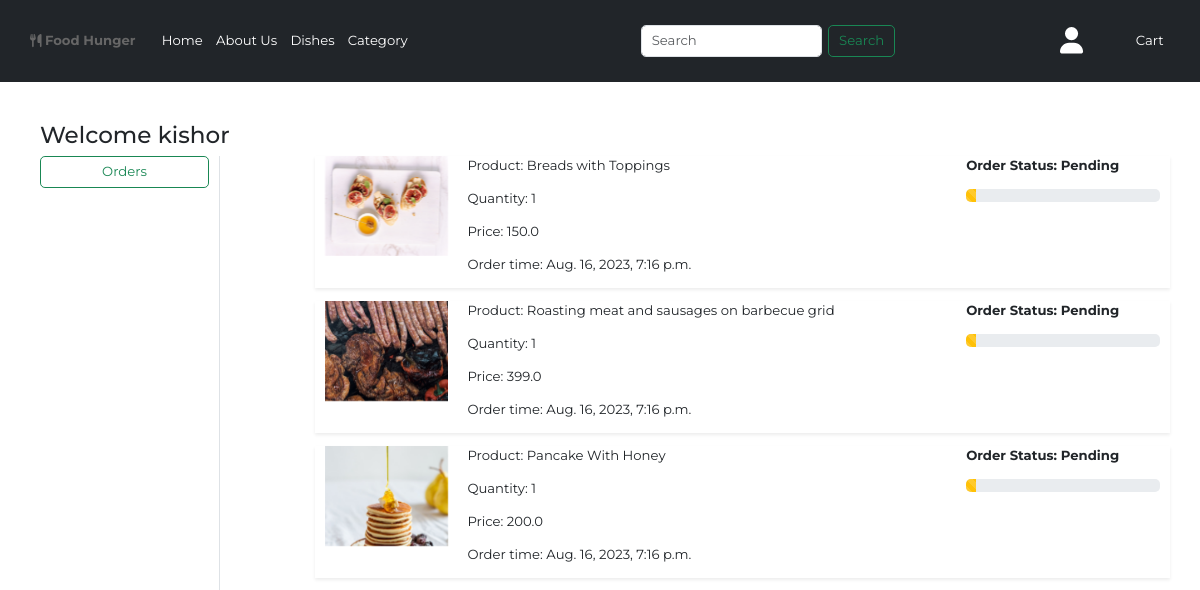
Screenshot of /orders/ (signed in) with the database file from the repository.
### app/models.py (models this page shows, shortened)
class OrderPlaced(models.Model):
    user = models.ForeignKey(User,on_delete=models.CASCADE)
    customer = models.ForeignKey(Customer,on_delete=models.CASCADE)
    product = models.ForeignKey(Product,on_delete=models.CASCADE)
    quantity = models.PositiveIntegerField(default=1)
    ordered_date = models.DateTimeField(auto_now_add=True)
    status = models.CharField(max_length=50,choices=STATUS_CHOICES, default='Pending')
    @property
    def total_cost(self):
        return self.quantity * self.product.discounted_price

class Product(models.Model):
    title = models.CharField(max_length=100)
    selling_price = models.FloatField()
    discounted_price = models.FloatField()
    description = models.TextField()
    composition = models.TextField(default='')
    prodapp = models.TextField(default='')
    category = models.CharField(choices=CATEGORY_CHOICES, max_length=2)
    product_image = models.ImageField(upload_to='product')

### app/views.py (the view)
# urls.py: path('orders/', views.orders, name='orders'),
def orders(request):
    order_placed = OrderPlaced.objects.filter(user=request.user)
    return render(request, 'app/orders.html', locals())

### app/templates/app/orders.html (shortened to what this page needs)
{% extends 'app/base.html' %}
{% load static %}
{% block main-content %}
<div class="container my-5">
 <div class="row">
 <h3>Welcome {{request.user}}</h3>
  <div class="col-sm-2 border-end">
   <ul class="list-unstyled">
    <li class="d-grid"><a href="{% url 'orders' %}" class="btn btn-outline-success w-100">Orders</a></li>
   </ul>
  </div>
  <div class="col-sm-9 offset-sm-1">
    {% for op in order_placed %}
        <div class="row shadow-sm mb-3">
            <div class="col-sm-2 card-body-animation-left" style="max-height: 100px; max-width: 200px;">
                <img src="{{op.product.product_image.url}}" alt="" srcset="" class="img-fluid" style="height: 100px; width: 200px; object-fit: cover;">
            </div>
            <div class="col-sm-7 card-body-animation-left">
                <p>Product: {{op.product.title}}</p>
                <p>Quantity: {{op.quantity}}</p>
                <p>Price: {{op.total_cost}}</p>
                <p>Order time: {{op.ordered_date}}
            </div>
            <div class="col-sm-3 fw-bold card-body-animation-right">
                <p>Order Status: {{op.status}}</p>
                {% if op.status == 'Pending' %}
            <div class="progress">
                <div class="progress-bar progress-bar-striped progress-bar-animated bg-warning" role="progressbar" style="width: 5%" aria-valuenow="500" aria-valuemin="0" aria-valuemax="10">
                </div>
            </div>
            {% endif %}
        </div>
    </div>
{% endfor %}
  </div>
 </div>
</div>
{% endblock main-content %}

### app/static/app/css/style.css (style rules this page uses)
:root { --green:#27ae60; --black:#192a56; --light-color:#666; --box-shadow:0 .5rem 1.5rem rgba(0,0,0,.1); }
* { font-family: 'Nunito', sans-serif; margin:0; padding:0; box-sizing: border-box; text-decoration: none; outline: none; border:none; transition: all .2s linear; }
html { font-size: 82.5%; overflow-x: hidden; scroll-padding-top: 5.5rem; scroll-behavior: smooth; }
.card-body-animation-left { opacity: 0; transform: translateX(-100%); animation: slide-in 1s forwards; }
.card-body-animation-right { opacity: 0; transform: translateX(100%); animation: slide-in 2s forwards; }

### app/static/app/css/home.css (style rules this page uses)
* { font-family: 'Montserrat', sans-serif; margin: 0; padding: 0; box-sizing: border-box; outline: none; border: none; text-decoration: none !important; transition: all .2s linear; }
html { overflow-x: hidden; scroll-behavior: smooth; scroll-padding-top: 6rem; }

### rows the page displays
OrderPlaced: product.product_image (picture), product "Breads with Toppings", quantity "1", total_cost "150.0", ordered_date "Aug. 16, 2023, 7:16 p.m.", status "Pending"
OrderPlaced: product.product_image (picture), product "Roasting meat and sausages on barbecue grid", quantity "1", total_cost "399.0", ordered_date "Aug. 16, 2023, 7:16 p.m.", status "Pending"
OrderPlaced: product.product_image (picture), product "Pancake With Honey", quantity "1", total_cost "200.0", ordered_date "Aug. 16, 2023, 7:16 p.m.", status "Pending"

### other values shown
{{ request.user }} "kishor"
